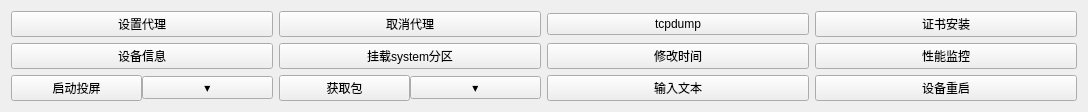
                    <widget class="QWidget" name="sysScrollContent">
                     <property name="geometry">
                      <rect>
                       <x>0</x>
                       <y>0</y>
                       <width>1088</width>
                       <height>110</height>
                      </rect>
                     </property>
                     <layout class="QGridLayout" name="gridLayout">
                      <item row="3" column="0">
                       <widget class="QPushButton" name="btnDeviceInfo">
                        <property name="text">
                         <string>设备信息</string>
                        </property>
                       </widget>
                      </item>
                      <item row="1" column="2">
                       <widget class="QPushButton" name="btnTcpdump">
                        <property name="text">
                         <string>tcpdump</string>
                        </property>
                       </widget>
                      </item>
                      <item row="1" column="1">
                       <widget class="QPushButton" name="btnClearProxy">
                        <property name="text">
                         <string>取消代理</string>
                        </property>
                       </widget>
                      </item>
                      <item row="4" column="1">
                       <layout class="QHBoxLayout" name="pkgListLayout">
                        <property name="spacing">
                         <number>0</number>
                        </property>
                        <property name="leftMargin">
                         <number>0</number>
                        </property>
                        <property name="topMargin">
                         <number>0</number>
                        </property>
                        <property name="rightMargin">
                         <number>0</number>
                        </property>
                        <property name="bottomMargin">
                         <number>0</number>
                        </property>
                        <item>
                         <widget class="QPushButton" name="btnPkgMain">
                          <property name="text">
                           <string>获取包</string>
                          </property>
                         </widget>
                        </item>
                        <item>
                         <widget class="QPushButton" name="btnPkgMenu">
                          <property name="text">
                           <string>▾</string>
                          </property>
                         </widget>
                        </item>
                       </layout>
                      </item>
                      <item row="1" column="0">
                       <widget class="QPushButton" name="btnSetProxy">
                        <property name="text">
                         <string>设置代理</string>
                        </property>
                       </widget>
                      </item>
                      <item row="3" column="3">
                       <widget class="QPushButton" name="btnDpm">
                        <property name="text">
                         <string>性能监控</string>
                        </property>
                       </widget>
                      </item>
                      <item row="1" column="3">
                       <widget class="QPushButton" name="btnSll">
                        <property name="text">
                         <string>证书安装</string>
                        </property>
                       </widget>
                      </item>
                      <item row="3" column="1">
                       <widget class="QPushButton" name="btnSystemRoot">
                        <property name="text">
                         <string>挂载system分区</string>
                        </property>
                       </widget>
                      </item>
                      <item row="3" column="2">
                       <widget class="QPushButton" name="btnModifiedTime">
                        <property name="text">
                         <string>修改时间</string>
                        </property>
                       </widget>
                      </item>
                      <item row="4" column="0">
                       <layout class="QHBoxLayout" name="scrcpyLayout">
                        <property name="spacing">
                         <number>0</number>
                        </property>
                        <property name="leftMargin">
                         <number>0</number>
                        </property>
                        <property name="topMargin">
                         <number>0</number>
                        </property>
                        <property name="rightMargin">
                         <number>0</number>
                        </property>
                        <property name="bottomMargin">
                         <number>0</number>
                        </property>
                        <item>
                         <widget class="QPushButton" name="btnScrcpyMain">
                          <property name="text">
                           <string>启动投屏</string>
                          </property>
                         </widget>
                        </item>
                        <item>
                         <widget class="QPushButton" name="btnScrcpyMenu">
                          <property name="text">
                           <string>▾</string>
                          </property>
                         </widget>
                        </item>
                       </layout>
                      </item>
                      <item row="4" column="2">
                       <widget class="QPushButton" name="btnInputText">
                        <property name="text">
                         <string>输入文本</string>
                        </property>
                       </widget>
                      </item>
                      <item row="4" column="3">
                       <widget class="QPushButton" name="btnReboot">
                        <property name="text">
                         <string>设备重启</string>
                        </property>
                       </widget>
                      </item>
                     </layout>
                    </widget>
